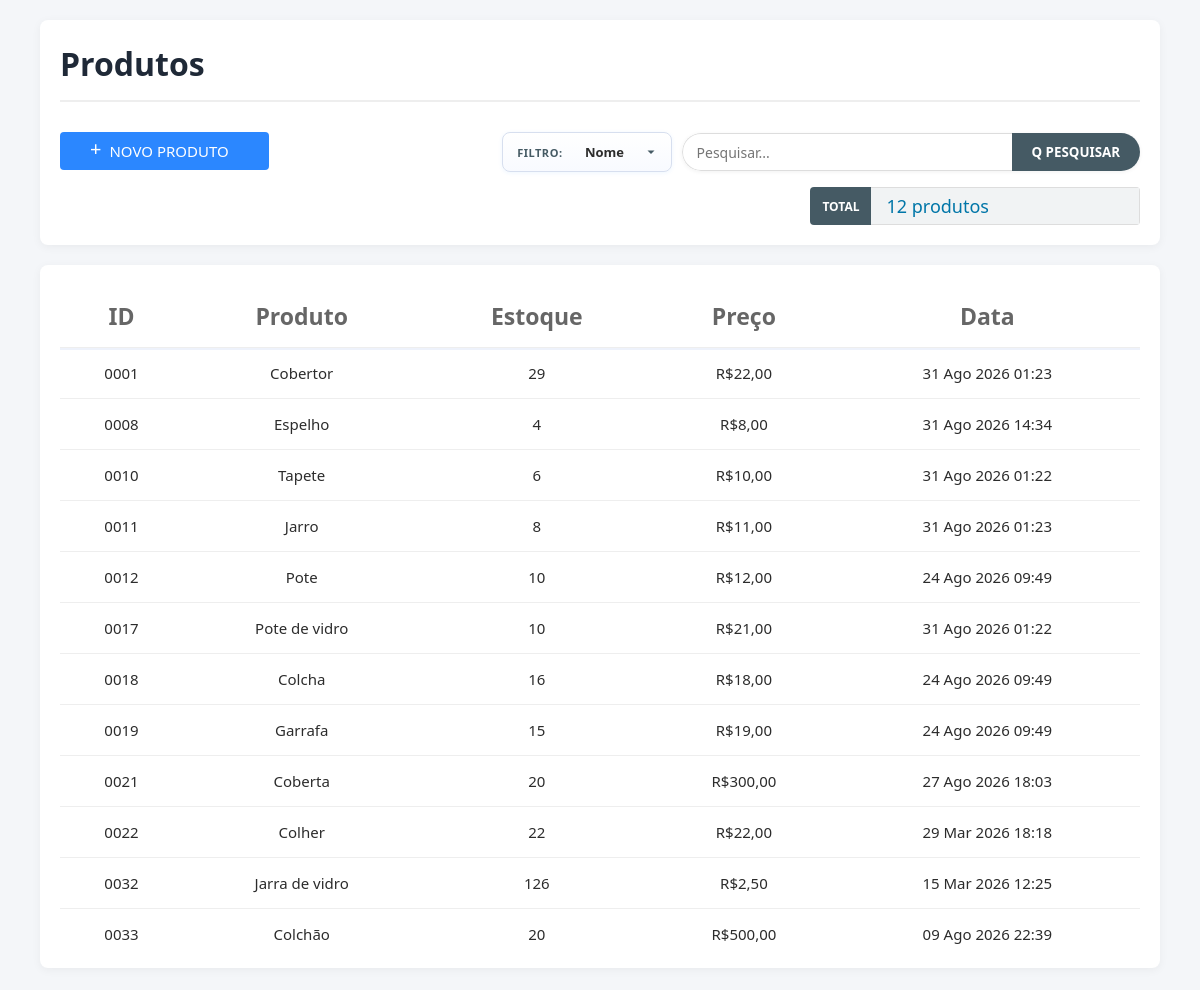
Page /produtos/ on the earlier database version.
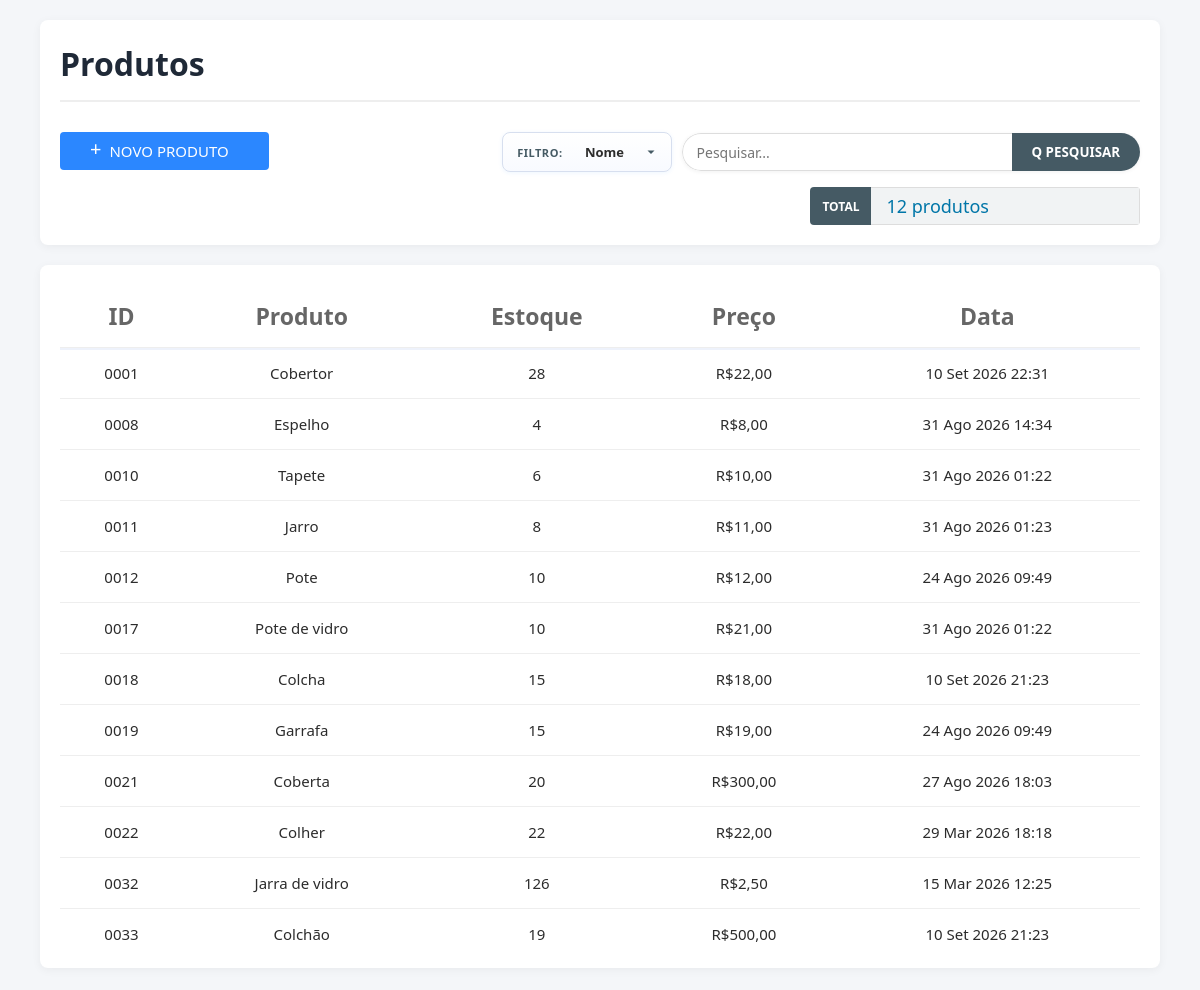
Same page on the later database version.
### front_end/models.py (models this page shows, shortened)
class Produto(models.Model):
    nome = models.CharField(max_length=120)
    codigo = models.CharField(unique=True, max_length=4)
    quantidade = models.DecimalField(max_digits=10, decimal_places=3)
    preco = models.DecimalField(max_digits=12, decimal_places=2)
    dt_adicao = models.DateTimeField(auto_now=True)

### front_end/views.py (the view)
# urls.py: path('produtos/', views.view_produto, name='produtos'),
def view_produto(request:HttpRequest):
    if request.method == "POST":
        form_add = ProdutoForm(request.POST)
        if form_add.is_valid():
            form_add.save()
            return redirect('front_end:produtos')
    termo_busca = request.GET.get("q", "").strip()
    filtro_campo = request.GET.get("campo", CAMPO_PADRAO_PRODUTO).strip() or CAMPO_PADRAO_PRODUTO
    produtos = Produto.objects.all()
    produtos = filtrar_produtos(produtos, filtro_campo, termo_busca)
    estoque_ordenado = produtos.annotate(
        codigo_int=Cast('codigo', output_field=IntegerField())
    ).order_by('codigo_int')
    contexto = {
        "form": ProdutoForm(),
        "formulario": Edit_ProdutoForm(prefix="edit"),
        "Estoque": estoque_ordenado,
        "busca": termo_busca,
        "filtro_campo": filtro_campo,
        "total_produtos": estoque_ordenado.count(),
    }
    return render(request, "pag_produtos.html", contexto)

### front_end/forms.py
class ProdutoForm(forms.ModelForm):
    class Meta:
        model = Produto
        fields = ['nome', 'codigo', 'quantidade', 'preco']
    def __init__(self, *args, **kwargs):
        super().__init__(*args, **kwargs)
        estilo = 'border-radius: 15px; border: 1px solid #ccc; padding: 10px; background-color: #f0f0f0; text-align: left; font-size: 20px;'
        for field_name, field in self.fields.items():
            attrs = {
                'style': estilo,
                'class': 'form-control',
                'placeholder': f'Digite o {field_name}...',
                'autocomplete': 'one-time-code',
            }
            if field_name == 'nome':
                attrs['autofocus'] = 'autofocus'
            field.widget.attrs.update(attrs)

class Edit_ProdutoForm(forms.ModelForm):
    class Meta:
        model = Produto
        fields = ['nome', 'quantidade', 'preco']
    def __init__(self, *args, **kwargs):
        super().__init__(*args, **kwargs)
        estilo = 'display: block; width: 100%; height: 45px; padding: 10px 15px; border-radius: 10px; border: 1px solid #ddd; background: #f9f9f9; box-sizing: border-box; font-size: 15px;'
        for field_name, field in self.fields.items():
            field.widget.attrs.update({'style': estilo})

### front_end/search_filters.py (called while the page is built, shortened)
def filtrar_produtos(queryset, campo: str, termo: str):
    termo = (termo or "").strip()
    if not termo:
        return queryset

### Templates/pag_produtos.html (shortened to what this page needs)
<!DOCTYPE html>
<html lang="en">
<head>
</head>
<body>
  <div class="header-container">
    <h1>Produtos</h1>
    <div class="barra_ferramentas">
      <button class="btn-add" type="button" id="btn-novo-produto" onclick="Adicionar_Produto()">
        <span>+</span>NOVO PRODUTO
      </button>
      <form class="barra-busca-filtros div-search" method="get" action="{% url 'front_end:produtos' %}">
        <div class="filtro-grupo">
          <span class="filtro-label">Filtro:</span>
          <select name="campo" id="search-campo" class="filtro-campo" aria-label="Filtrar por">
            <option value="nome" {% if filtro_campo == "nome" %}selected{% endif %}>Nome</option>
          </select>
        </div>
        <div class="busca-grupo">
          <input id="search-input" name="q" type="search" class="campo-busca" placeholder="Pesquisar..." value="{{ busca }}" autocomplete="off">
          <button class="btn-busca-filtro" type="submit">Q PESQUISAR</button>
        </div>
      </form>
      <div class="div-total">
        <span class="total-text">TOTAL</span>
        <span id="total-produtos" class="total-produtos">{{ total_produtos }} produto(s)</span>
      </div>
    </div>
  </div>
  <div class="products-container">
    <div class="table-wrapper">
      <table>
        <thead>
          <tr>
            <th>ID</th>
            <th>Produto</th>
            <th>Estoque</th>
            <th>Preço</th>
            <th>Data</th>
          </tr>
        </thead>
        <tbody id="produtos-tbody">
          {% for item in Estoque %}
            <tr
              class="produto-row"
              data-search="{{ item.codigo }} {{ item.nome }} {{ item.quantidade }} {{ item.preco }} {{ item.dt_adicao|date:'d/m/Y H:i' }}"
              data-codigo="{{ item.codigo|add:0|stringformat:'04d' }}"
              data-nome="{{ item.nome }}"
              data-quantidade="{{ item.quantidade|floatformat:'-3' }}"
              data-preco="{{ item.preco }}"
              onclick="Abrir_Modal_Editar('{{ item.id }}', '{{ item.nome }}', '{{ item.quantidade }}', '{{ item.preco }}')"
            >
              <td>{{item.codigo|add:0|stringformat:"04d"}}</td>
              <td>{{item.nome}}</td>
              <td>{{item.quantidade|floatformat:"-3" }}</td>
              <td>R${{item.preco}}</td>
              <td>{{item.dt_adicao|date:"d M Y H:i"}}</td>
            </tr>
          {% endfor %}
        </tbody>
      </table>
    </div>
  </div>
</body>
</html>

### Templates/partials/loja_config.html (shortened to what this page needs)
{% load static %}

### Templates/partials/filtros_busca.html (style rules this page uses)
:root { --panel-color: var(--loja-painel, white); --text-color: var(--loja-texto, #2c2c2c); }
.barra-busca-filtros { display: flex; align-items: center; gap: 12px; margin-left: auto; flex-wrap: wrap; }
.filtro-grupo { display: inline-flex; align-items: center; height: 38px; background: linear-gradient(180deg, #fff 0%, #f8faff 100%); border: 1px solid #d7dfef; border-radius: 8px; padding: 0 12px 0 14px; box-shadow: 0 1px 4px rgba(43, 135, 255, 0.08); }
.filtro-label { font-size: 11px; font-weight: 800; color: #455a64; letter-spacing: 0.5px; text-transform: uppercase; margin-right: 8px; white-space: nowrap; user-select: none; }
.filtro-campo { height: 100%; border: none; padding: 0 22px 0 2px; font: 600 13px "Segoe UI", Arial; color: #2c2c2c; outline: none; cursor: pointer; min-width: 88px; text-align: center; appearance: none; }
.busca-grupo { display: inline-flex; align-items: stretch; height: 38px; min-width: 0; box-shadow: 0 1px 4px rgba(0, 0, 0, 0.06); border-radius: 20px; overflow: hidden; }
.barra-busca-filtros .campo-busca { width: min(330px, 42vw); height: 38px; border: 1px solid #ddd; border-right: none; border-radius: 20px 0 0 20px; padding: 0 14px; outline: none; font-size: 14px; text-align: left; box-sizing: border-box; margin: 0; background: #fff; }
.barra-busca-filtros .btn-busca-filtro { background: #455a64; color: #fff; border: none; padding: 0 20px; font-weight: 700; white-space: nowrap; cursor: pointer; height: 38px; margin: 0; flex-shrink: 0; }

### Templates/pag_produtos.html (style rules this page uses)
* { font-family: "Segoe UI", Arial; }
body { margin:0; overflow: hidden; background: var(--loja-fundo, #f5f7fb); color: var(--loja-texto, #2c2c2c); }
.header-container { background: var(--loja-painel, #fff); padding: 20px; padding-top: 1px; border-radius: 8px; width: 90%; margin: 20px auto; box-shadow: 0 2px 10px rgba(0,0,0,0.05); }
h1 { color: var(--loja-texto, #2c2c2c); margin-bottom: 30px; padding: 0 0 15px 0; text-align: left; border-bottom: 2px solid #eee; }
.barra_ferramentas { display: flex; gap: 15px; flex-wrap: wrap; flex-direction: row; }
.btn-add { background: var(--loja-acento, #2b87ff); color: white; height: 38px; border: none; border-radius: 4px; font-weight: 500; font-size: 15px; padding: 0 40px; display: flex; align-items: center; gap: 8px; cursor: pointer; }
.btn-add span { font-size: 20px; padding-bottom: 5px; margin-left: -10px; }
.div-search { display: flex; gap: 10px; margin-left: auto; }
.div-total { display: flex; align-items: left; height: 38px; border-radius: 4px; overflow: hidden; font-size: 12px; margin-left: auto; }
.total-text { background-color: #455a64; color: white; padding: 0 12px; display: flex; align-items: center; font-weight: bold; }
.total-produtos { background-color: #f1f3f4; color: #0076a8; font-size: large; padding: 0 150px 0 15px; display: flex; align-items: center; text-align: left; border: 1px solid #ddd; border-left: none; }
.products-container { background: var(--loja-painel, #fff); padding: 20px; border-radius: 8px; width: 90%; margin: 10px auto; box-shadow: 0 2px 10px rgba(0,0,0,0.05); height: calc(70vh - 30px); min-height: 320px; overflow: hidden; display: flex; flex-direction: column; }
.table-wrapper { flex: 1; overflow-y: auto; overflow-x: auto; scrollbar-width: none; scrollbar-color: #c4cada transparent; }
table { width:100%; border-collapse: separate; border-spacing: 0; position: relative; }
thead { position: sticky; top: 0; z-index: 100; background: #ffffff; }
thead tr { position: relative; z-index: 101; }
th, td { border-bottom: 1px solid #eee; padding: 15px; }
th { background: #ffffff; position: sticky; top: 0; z-index: 101; color: #666; font-weight: 700; font-size: 23px; box-shadow: 0 2px 0 #eef2fb; background-clip: padding-box; text-align: center; }
td { color: #2c2c2c; font-size: 15px; text-align: center; }
tbody tr.produto-row { cursor: pointer; }

### Templates/partials/loja_config.html (style rules this page uses)
:root { --loja-header: #1f2126; --loja-sidebar: #1f2126; --loja-sidebar-2: #2b2f34; --loja-destaque: #5aa2ff; --loja-acento: #2b87ff; --loja-fundo: #f4f6f9; --loja-painel: #ffffff; --loja-texto: #1f2937; --panel-color: var(--loja-painel); --text-color: var(--loja-texto); }

Differences in the rows shown:
changed Produto "Cobertor": quantidade "29" → "28"; dt_adicao "31 Ago 2026 01:23" → "10 Set 2026 22:31"
changed Produto "Colcha": quantidade "16" → "15"; dt_adicao "24 Ago 2026 09:49" → "10 Set 2026 21:23"
changed Produto "Colchão": quantidade "20" → "19"; dt_adicao "09 Ago 2026 22:39" → "10 Set 2026 21:23"
